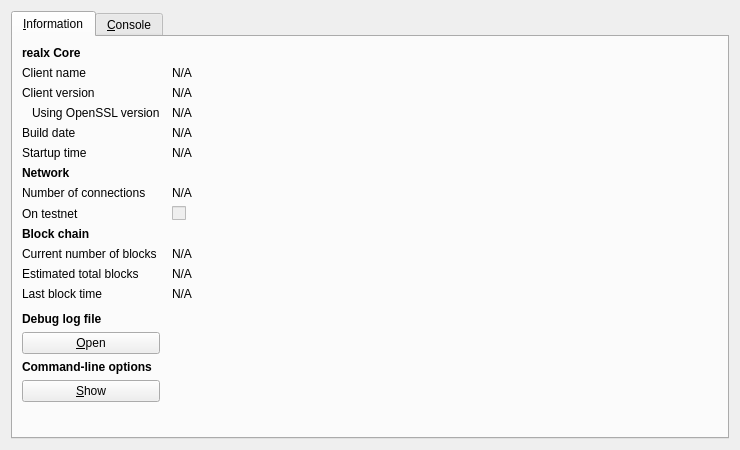
<?xml version="1.0" encoding="UTF-8"?>
<ui version="4.0">
 <class>RPCConsole</class>
 <widget class="QDialog" name="RPCConsole">
  <property name="geometry">
   <rect>
    <x>0</x>
    <y>0</y>
    <width>740</width>
    <height>450</height>
   </rect>
  </property>
  <property name="windowTitle">
   <string>realx - Debug window</string>
  </property>
  <layout class="QVBoxLayout" name="verticalLayout_2">
   <item>
    <widget class="QTabWidget" name="tabWidget">
     <property name="currentIndex">
      <number>0</number>
     </property>
     <widget class="QWidget" name="tab_info">
      <attribute name="title">
       <string>&amp;Information</string>
      </attribute>
      <layout class="QGridLayout" name="gridLayout" columnstretch="0,1">
       <property name="horizontalSpacing">
        <number>12</number>
       </property>
       <item row="0" column="0">
        <widget class="QLabel" name="label_9">
         <property name="font">
          <font>
           <weight>75</weight>
           <bold>true</bold>
          </font>
         </property>
         <property name="text">
          <string>realx Core</string>
         </property>
        </widget>
       </item>
       <item row="1" column="0">
        <widget class="QLabel" name="label_5">
         <property name="text">
          <string>Client name</string>
         </property>
        </widget>
       </item>
       <item row="1" column="1">
        <widget class="QLabel" name="clientName">
         <property name="cursor">
          <cursorShape>IBeamCursor</cursorShape>
         </property>
         <property name="text">
          <string>N/A</string>
         </property>
         <property name="textFormat">
          <enum>Qt::PlainText</enum>
         </property>
         <property name="textInteractionFlags">
          <set>Qt::LinksAccessibleByMouse|Qt::TextSelectableByKeyboard|Qt::TextSelectableByMouse</set>
         </property>
        </widget>
       </item>
       <item row="2" column="0">
        <widget class="QLabel" name="label_6">
         <property name="text">
          <string>Client version</string>
         </property>
        </widget>
       </item>
       <item row="2" column="1">
        <widget class="QLabel" name="clientVersion">
         <property name="cursor">
          <cursorShape>IBeamCursor</cursorShape>
         </property>
         <property name="text">
          <string>N/A</string>
         </property>
         <property name="textFormat">
          <enum>Qt::PlainText</enum>
         </property>
         <property name="textInteractionFlags">
          <set>Qt::LinksAccessibleByMouse|Qt::TextSelectableByKeyboard|Qt::TextSelectableByMouse</set>
         </property>
        </widget>
       </item>
       <item row="3" column="0">
        <widget class="QLabel" name="label_14">
         <property name="text">
          <string>Using OpenSSL version</string>
         </property>
         <property name="indent">
          <number>10</number>
         </property>
        </widget>
       </item>
       <item row="3" column="1">
        <widget class="QLabel" name="openSSLVersion">
         <property name="cursor">
          <cursorShape>IBeamCursor</cursorShape>
         </property>
         <property name="text">
          <string>N/A</string>
         </property>
         <property name="textFormat">
          <enum>Qt::PlainText</enum>
         </property>
         <property name="textInteractionFlags">
          <set>Qt::LinksAccessibleByMouse|Qt::TextSelectableByKeyboard|Qt::TextSelectableByMouse</set>
         </property>
        </widget>
       </item>
       <item row="4" column="0">
        <widget class="QLabel" name="label_12">
         <property name="text">
          <string>Build date</string>
         </property>
        </widget>
       </item>
       <item row="4" column="1">
        <widget class="QLabel" name="buildDate">
         <property name="cursor">
          <cursorShape>IBeamCursor</cursorShape>
         </property>
         <property name="text">
          <string>N/A</string>
         </property>
         <property name="textFormat">
          <enum>Qt::PlainText</enum>
         </property>
         <property name="textInteractionFlags">
          <set>Qt::LinksAccessibleByMouse|Qt::TextSelectableByKeyboard|Qt::TextSelectableByMouse</set>
         </property>
        </widget>
       </item>
       <item row="5" column="0">
        <widget class="QLabel" name="label_13">
         <property name="text">
          <string>Startup time</string>
         </property>
        </widget>
       </item>
       <item row="5" column="1">
        <widget class="QLabel" name="startupTime">
         <property name="cursor">
          <cursorShape>IBeamCursor</cursorShape>
         </property>
         <property name="text">
          <string>N/A</string>
         </property>
         <property name="textFormat">
          <enum>Qt::PlainText</enum>
         </property>
         <property name="textInteractionFlags">
          <set>Qt::LinksAccessibleByMouse|Qt::TextSelectableByKeyboard|Qt::TextSelectableByMouse</set>
         </property>
        </widget>
       </item>
       <item row="6" column="0">
        <widget class="QLabel" name="label_11">
         <property name="font">
          <font>
           <weight>75</weight>
           <bold>true</bold>
          </font>
         </property>
         <property name="text">
          <string>Network</string>
         </property>
        </widget>
       </item>
       <item row="7" column="0">
        <widget class="QLabel" name="label_7">
         <property name="text">
          <string>Number of connections</string>
         </property>
        </widget>
       </item>
       <item row="7" column="1">
        <widget class="QLabel" name="numberOfConnections">
         <property name="cursor">
          <cursorShape>IBeamCursor</cursorShape>
         </property>
         <property name="text">
          <string>N/A</string>
         </property>
         <property name="textFormat">
          <enum>Qt::PlainText</enum>
         </property>
         <property name="textInteractionFlags">
          <set>Qt::LinksAccessibleByMouse|Qt::TextSelectableByKeyboard|Qt::TextSelectableByMouse</set>
         </property>
        </widget>
       </item>
       <item row="8" column="0">
        <widget class="QLabel" name="label_8">
         <property name="text">
          <string>On testnet</string>
         </property>
        </widget>
       </item>
       <item row="8" column="1">
        <widget class="QCheckBox" name="isTestNet">
         <property name="enabled">
          <bool>false</bool>
         </property>
         <property name="text">
          <string/>
         </property>
        </widget>
       </item>
       <item row="9" column="0">
        <widget class="QLabel" name="label_10">
         <property name="font">
          <font>
           <weight>75</weight>
           <bold>true</bold>
          </font>
         </property>
         <property name="text">
          <string>Block chain</string>
         </property>
        </widget>
       </item>
       <item row="10" column="0">
        <widget class="QLabel" name="label_3">
         <property name="text">
          <string>Current number of blocks</string>
         </property>
        </widget>
       </item>
       <item row="10" column="1">
        <widget class="QLabel" name="numberOfBlocks">
         <property name="cursor">
          <cursorShape>IBeamCursor</cursorShape>
         </property>
         <property name="text">
          <string>N/A</string>
         </property>
         <property name="textFormat">
          <enum>Qt::PlainText</enum>
         </property>
         <property name="textInteractionFlags">
          <set>Qt::LinksAccessibleByMouse|Qt::TextSelectableByKeyboard|Qt::TextSelectableByMouse</set>
         </property>
        </widget>
       </item>
       <item row="11" column="0">
        <widget class="QLabel" name="label_4">
         <property name="text">
          <string>Estimated total blocks</string>
         </property>
        </widget>
       </item>
       <item row="11" column="1">
        <widget class="QLabel" name="totalBlocks">
         <property name="cursor">
          <cursorShape>IBeamCursor</cursorShape>
         </property>
         <property name="text">
          <string>N/A</string>
         </property>
         <property name="textFormat">
          <enum>Qt::PlainText</enum>
         </property>
         <property name="textInteractionFlags">
          <set>Qt::LinksAccessibleByMouse|Qt::TextSelectableByKeyboard|Qt::TextSelectableByMouse</set>
         </property>
        </widget>
       </item>
       <item row="12" column="0">
        <widget class="QLabel" name="label_2">
         <property name="text">
          <string>Last block time</string>
         </property>
        </widget>
       </item>
       <item row="12" column="1">
        <widget class="QLabel" name="lastBlockTime">
         <property name="cursor">
          <cursorShape>IBeamCursor</cursorShape>
         </property>
         <property name="text">
          <string>N/A</string>
         </property>
         <property name="textFormat">
          <enum>Qt::PlainText</enum>
         </property>
         <property name="textInteractionFlags">
          <set>Qt::LinksAccessibleByMouse|Qt::TextSelectableByKeyboard|Qt::TextSelectableByMouse</set>
         </property>
        </widget>
       </item>
       <item row="13" column="0">
        <spacer name="verticalSpacer_2">
         <property name="orientation">
          <enum>Qt::Vertical</enum>
         </property>
         <property name="sizeHint" stdset="0">
          <size>
           <width>20</width>
           <height>20</height>
          </size>
         </property>
        </spacer>
       </item>
       <item row="14" column="0">
        <widget class="QLabel" name="labelDebugLogfile">
         <property name="font">
          <font>
           <weight>75</weight>
           <bold>true</bold>
          </font>
         </property>
         <property name="text">
          <string>Debug log file</string>
         </property>
        </widget>
       </item>
       <item row="15" column="0">
        <widget class="QPushButton" name="openDebugLogfileButton">
         <property name="toolTip">
          <string>Open the realx debug log file from the current data directory. This can take a few seconds for large log files.</string>
         </property>
         <property name="text">
          <string>&amp;Open</string>
         </property>
         <property name="autoDefault">
          <bool>false</bool>
         </property>
        </widget>
       </item>
       <item row="16" column="0">
        <widget class="QLabel" name="labelCLOptions">
         <property name="font">
          <font>
           <weight>75</weight>
           <bold>true</bold>
          </font>
         </property>
         <property name="text">
          <string>Command-line options</string>
         </property>
        </widget>
       </item>
       <item row="17" column="0">
        <widget class="QPushButton" name="showCLOptionsButton">
         <property name="toolTip">
          <string>Show the realx-Qt help message to get a list with possible realx command-line options.</string>
         </property>
         <property name="text">
          <string>&amp;Show</string>
         </property>
         <property name="autoDefault">
          <bool>false</bool>
         </property>
        </widget>
       </item>
       <item row="18" column="0">
        <spacer name="verticalSpacer">
         <property name="orientation">
          <enum>Qt::Vertical</enum>
         </property>
         <property name="sizeHint" stdset="0">
          <size>
           <width>20</width>
           <height>40</height>
          </size>
         </property>
        </spacer>
       </item>
      </layout>
     </widget>
     <widget class="QWidget" name="tab_console">
      <attribute name="title">
       <string>&amp;Console</string>
      </attribute>
      <layout class="QVBoxLayout" name="verticalLayout_3">
       <property name="spacing">
        <number>3</number>
       </property>
       <item>
        <widget class="QTextEdit" name="messagesWidget">
         <property name="minimumSize">
          <size>
           <width>0</width>
           <height>100</height>
          </size>
         </property>
         <property name="readOnly">
          <bool>true</bool>
         </property>
         <property name="tabKeyNavigation" stdset="0">
          <bool>false</bool>
         </property>
         <property name="columnCount" stdset="0">
          <number>2</number>
         </property>
        </widget>
       </item>
       <item>
        <layout class="QHBoxLayout" name="horizontalLayout">
         <property name="spacing">
          <number>3</number>
         </property>
         <item>
          <widget class="QLabel" name="label">
           <property name="text">
            <string notr="true">&gt;</string>
           </property>
          </widget>
         </item>
         <item>
          <widget class="QLineEdit" name="lineEdit"/>
         </item>
         <item>
          <widget class="QPushButton" name="clearButton">
           <property name="maximumSize">
            <size>
             <width>24</width>
             <height>24</height>
            </size>
           </property>
           <property name="toolTip">
            <string>Clear console</string>
           </property>
           <property name="text">
            <string/>
           </property>
           <property name="icon">
            <iconset resource="../bitcoin.qrc">
             <normaloff>:/icons/remove</normaloff>:/icons/remove</iconset>
           </property>
           <property name="shortcut">
            <string notr="true">Ctrl+L</string>
           </property>
           <property name="autoDefault">
            <bool>false</bool>
           </property>
          </widget>
         </item>
        </layout>
       </item>
      </layout>
     </widget>
    </widget>
   </item>
  </layout>
 </widget>
 <resources>
  <include location="../bitcoin.qrc"/>
 </resources>
 <connections/>
</ui>
